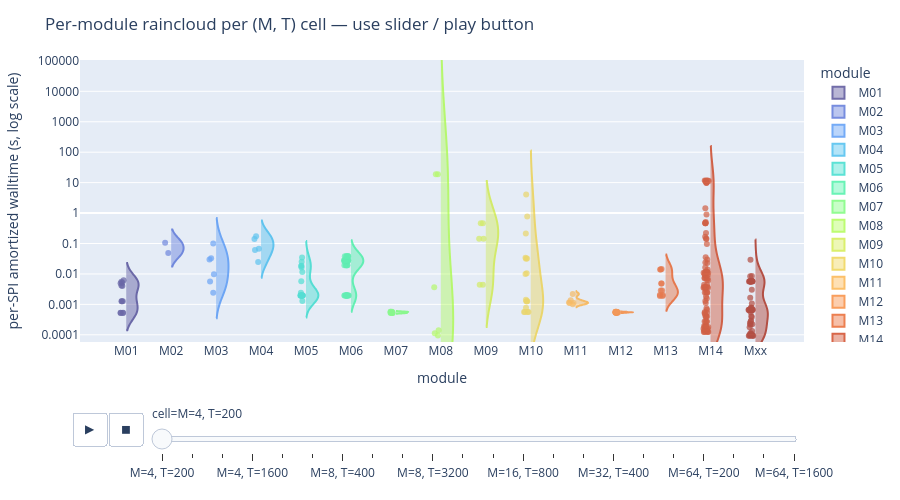

The notebook cell saved with this chart:
### Markdown cell above
### 3a. Per-module raincloud — animated across all cells

Slider/play scrubs through every (M, T) cell. Each frame is one cell; one half-violin + jittered SPI dots per module.

### Code cell
df_pos = df.loc[df["amortized_s"] > 0].copy()
df_cell = df_pos.assign(
    log_walltime_s=np.log10(df_pos["amortized_s"]),
)
cell_order = sorted(df_cell["cell"].unique(),
                    key=lambda s: (int(s.split(",")[0][2:]), int(s.split("T=")[1])))
module_order = [m for m in MODULE_ORDER if m in df_cell["module"].values]

# Pad (cell, module) combos so every animation frame keeps all modules on axis.
fill = []
for cell in cell_order:
    present = set(df_cell.loc[df_cell["cell"] == cell, "module"])
    for mod in module_order:
        if mod not in present:
            fill.append({"cell": cell, "module": mod, "spi": "",
                         "amortized_s": float("nan"), "log_walltime_s": float("nan"),
                         "M": None, "T": None})
if fill:
    df_cell = pd.concat([df_cell, pd.DataFrame(fill)], ignore_index=True)

exp_min = int(np.floor(df_cell["log_walltime_s"].min()))
exp_max = int(np.ceil(df_cell["log_walltime_s"].max()))
tickvals = list(range(exp_min, exp_max + 1))
ticktext = [f"{10**e:g}" for e in tickvals]

fig = px.violin(
    df_cell,
    y="log_walltime_s", x="module", color="module",
    color_discrete_map=MODULE_COLORS,
    animation_frame="cell",
    category_orders={"cell": cell_order, "module": module_order},
    hover_data={
        "spi": True, "M": True, "T": True,
        "amortized_s": ":.4f", "family": True,
        "module": False, "cell": False, "log_walltime_s": False,
    },
    points="all",
    height=500,
    width=900,
    range_y=[df_cell["log_walltime_s"].min() - 0.2,
             df_cell["log_walltime_s"].max() + 0.2],
)

style = {
    "side": "positive",
    "pointpos": -0.35,
    "jitter": 0.22,
    "width": 0.55,
    "meanline_visible": False,
    "box_visible": False,
    "marker": {"size": 6, "opacity": 0.72},
    "opacity": 0.72,
}
for trace in fig.data:
    trace.update(**style)
for frame in fig.frames:
    for trace in frame.data:
        trace.update(**style)

fig.update_layout(
    yaxis={
        "title": "per-SPI amortized walltime (s, log scale)",
        "tickmode": "array",
        "tickvals": tickvals,
        "ticktext": ticktext,
    },
    xaxis_title="module",
    title="Per-module raincloud per (M, T) cell — use slider / play button",
    legend_title_text="module",
    margin={"l": 80, "r": 20, "t": 60, "b": 80},
)
fig.show()

### Figure 1 — Plotly figure (JSON) as saved in the notebook; plotly's stock layout.template omitted (floating-point values rounded to 4 significant figures; data arrays with more than 128 entries replaced by an {"elided": "..."} marker saying what was removed)
{"data": [{"alignmentgroup": "True", "box": {"visible": false}, "customdata": [["phase_multitaper_mean_fs-1_fmin-0_fmax-0-5", 4, 200, 0.001261, "spectral", "M=4, T=200"], ["phase_multitaper_mean_fs-1_fmin-0_fmax-0-25", 4, 200, 0.001261, "spectral", "M=4, T=200"], ["phase_multitaper_mean_fs-1_fmin-0-25_fmax-0-5", 4, 200, 0.001261, "spectral", "M=4, T=200"], ["psi_multitaper_mean_fs-1_fmin-0_fmax-0-5", 4, 200, 0.006151, "spectral", "M=4, T=200"], ["psi_multitaper_mean_fs-1_fmin-0_fmax-0-25", 4, 200, 0.005137, "spectral", "M=4, T=200"], ["psi_multitaper_mean_fs-1_fmin-0-25_fmax-0-5", 4, 200, 0.004937, "spectral", "M=4, T=200"], ["pli_multitaper_mean_fs-1_fmin-0_fmax-0-25", 4, 200, 0.000517, "spectral", "M=4, T=200"], ["pli_multitaper_mean_fs-1_fmin-0-25_fmax-0-5", 4, 200, 0.000517, "spectral", "M=4, T=200"], ["wpli_multitaper_mean_fs-1_fmin-0_fmax-0-25", 4, 200, 0.0005308, "spectral", "M=4, T=200"], ["wpli_multitaper_mean_fs-1_fmin-0-25_fmax-0-5", 4, 200, 0.0005308, "spectral", "M=4, T=200"], ["gd_multitaper_delay_fs-1_fmin-0_fmax-0-5", 4, 200, 0.005565, "spectral", "M=4, T=200"], ["gd_multitaper_delay_fs-1_fmin-0_fmax-0-25", 4, 200, 0.004186, "spectral", "M=4, T=200"], ["gd_multitaper_delay_fs-1_fmin-0-25_fmax-0-5", 4, 200, 0.004017, "spectral", "M=4, T=200"]], "hovertemplate": "spi=%{customdata[0]}<br>M=%{customdata[1]}<br>T=%{customdata[2]}<br>amortized_s=%{customdata[3]:.4f}<br>family=%{customdata[4]}<extra></extra>", "jitter": 0.22, "legendgroup": "M01", "marker": {"color": "rgb(60, 54, 137)", "opacity": 0.72, "size": 6}, "meanline": {"visible": false}, "name": "M01", "offsetgroup": "M01", "opacity": 0.72, "orientation": "v", "pointpos": -0.35, "points": "all", "scalegroup": "True", "showlegend": true, "side": "positive", "type": "violin", "width": 0.55, "x": ["M01", "M01", "M01", "M01", "M01", "M01", "M01", "M01", "M01", "M01", "M01", "M01", "M01"], "x0": " ", "xaxis": "x", "y": [-2.899, -2.899, -2.899, -2.211, -2.289, -2.307, -3.287, -3.287, -3.275, -3.275, -2.255, -2.378, -2.396], "y0": " ", "yaxis": "y"}, {"alignmentgroup": "True", "box": {"visible": false}, "customdata": [["anm", 4, 200, 0.04828, "causal", "M=4, T=200"], ["cds", 4, 200, 0.105, "causal", "M=4, T=200"]], "hovertemplate": "spi=%{customdata[0]}<br>M=%{customdata[1]}<br>T=%{customdata[2]}<br>amortized_s=%{customdata[3]:.4f}<br>family=%{customdata[4]}<extra></extra>", "jitter": 0.22, "legendgroup": "M02", "marker": {"color": "rgb(68, 98, 211)", "opacity": 0.72, "size": 6}, "meanline": {"visible": false}, "name": "M02", "offsetgroup": "M02", "opacity": 0.72, "orientation": "v", "pointpos": -0.35, "points": "all", "scalegroup": "True", "showlegend": true, "side": "positive", "type": "violin", "width": 0.55, "x": ["M02", "M02"], "x0": " ", "xaxis": "x", "y": [-1.316, -0.9787], "y0": " ", "yaxis": "y"}, {"alignmentgroup": "True", "box": {"visible": false}, "customdata": [["cce_gaussian", 4, 200, 0.005622, "infotheory", "M=4, T=200"], ["cce_kozachenko", 4, 200, 0.02961, "infotheory", "M=4, T=200"], ["cce_kernel_W-0.5", 4, 200, 0.09928, "infotheory", "M=4, T=200"], ["di_gaussian", 4, 200, 0.00243, "infotheory", "M=4, T=200"], ["di_kozachenko", 4, 200, 0.009774, "infotheory", "M=4, T=200"], ["di_kernel_W-0.5", 4, 200, 0.03261, "infotheory", "M=4, T=200"]], "hovertemplate": "spi=%{customdata[0]}<br>M=%{customdata[1]}<br>T=%{customdata[2]}<br>amortized_s=%{customdata[3]:.4f}<br>family=%{customdata[4]}<extra></extra>", "jitter": 0.22, "legendgroup": "M03", "marker": {"color": "rgb(64, 139, 244)", "opacity": 0.72, "size": 6}, "meanline": {"visible": false}, "name": "M03", "offsetgroup": "M03", "opacity": 0.72, "orientation": "v", "pointpos": -0.35, "points": "all", "scalegroup": "True", "showlegend": true, "side": "positive", "type": "violin", "width": 0.55, "x": ["M03", "M03", "M03", "M03", "M03", "M03"], "x0": " ", "xaxis": "x", "y": [-2.25, -1.529, -1.003, -2.614, -2.01, -1.487], "y0": " ", "yaxis": "y"}, {"alignmentgroup": "True", "box": {"visible": false}, "customdata": [["te_kraskov_NN-4_k-max-10_tau-max-4", 4, 200, 0.1398, "infotheory", "M=4, T=200"], ["te_kraskov_NN-4_DCE_k-max-10_tau-max-4", 4, 200, 0.1743, "infotheory", "M=4, T=200"], ["te_kraskov_NN-4_DCE_k-2_kt-1_l-1_lt-1", 4, 200, 0.06718, "infotheory", "M=4, T=200"], ["te_kraskov_NN-4_DCE_k-1_kt-1_l-1_lt-1", 4, 200, 0.06134, "infotheory", "M=4, T=200"], ["te_kraskov_NN-4_k-1_kt-1_l-1_lt-1", 4, 200, 0.02454, "infotheory", "M=4, T=200"]], "hovertemplate": "spi=%{customdata[0]}<br>M=%{customdata[1]}<br>T=%{customdata[2]}<br>amortized_s=%{customdata[3]:.4f}<br>family=%{customdata[4]}<extra></extra>", "jitter": 0.22, "legendgroup": "M04", "marker": {"color": "rgb(45, 180, 236)", "opacity": 0.72, "size": 6}, "meanline": {"visible": false}, "name": "M04", "offsetgroup": "M04", "opacity": 0.72, "orientation": "v", "pointpos": -0.35, "points": "all", "scalegroup": "True", "showlegend": true, "side": "positive", "type": "violin", "width": 0.55, "x": ["M04", "M04", "M04", "M04", "M04"], "x0": " ", "xaxis": "x", "y": [-0.8546, -0.7587, -1.173, -1.212, -1.61], "y0": " ", "yaxis": "y"}, {"alignmentgroup": "True", "box": {"visible": false}, "customdata": [["si_gaussian_k-1", 4, 200, 0.002404, "infotheory", "M=4, T=200"], ["gc_gaussian_k-max-10_tau-max-2", 4, 200, 0.01864, "infotheory", "M=4, T=200"], ["gc_gaussian_k-1_kt-1_l-1_lt-1", 4, 200, 0.001295, "infotheory", "M=4, T=200"], ["te_symbolic_k-1_kt-1_l-1_lt-1", 4, 200, 0.005762, "infotheory", "M=4, T=200"], ["te_symbolic_k-10_kt-1_l-1_lt-1", 4, 200, 0.01814, "infotheory", "M=4, T=200"], ["phi_star_t-1_norm-0", 4, 200, 0.01616, "infotheory", "M=4, T=200"], ["phi_star_t-1_norm-1", 4, 200, 0.01152, "infotheory", "M=4, T=200"], ["phi_Geo_t-1_norm-0", 4, 200, 0.03438, "infotheory", "M=4, T=200"], ["phi_Geo_t-1_norm-1", 4, 200, 0.02493, "infotheory", "M=4, T=200"], ["sgc_parametric_mean_fs-1_fmin-0_fmax-0-5_order-None", 4, 200, 0.001956, "spectral", "M=4, T=200"], ["sgc_parametric_mean_fs-1_fmin-0_fmax-0-25_order-None", 4, 200, 0.001956, "spectral", "M=4, T=200"], ["sgc_parametric_mean_fs-1_fmin-0-25_fmax-0-5_order-None", 4, 200, 0.001956, "spectral", "M=4, T=200"], ["sgc_parametric_mean_fs-1_fmin-1e-05_fmax-0-5_order-1", 4, 200, 0.001956, "spectral", "M=4, T=200"], ["sgc_parametric_mean_fs-1_fmin-0_fmax-0-25_order-1", 4, 200, 0.001956, "spectral", "M=4, T=200"], ["sgc_parametric_mean_fs-1_fmin-0-25_fmax-0-5_order-1", 4, 200, 0.001956, "spectral", "M=4, T=200"], ["sgc_parametric_max_fs-1_fmin-1e-05_fmax-0-5_order-None", 4, 200, 0.001956, "spectral", "M=4, T=200"], ["sgc_parametric_max_fs-1_fmin-0_fmax-0-25_order-None", 4, 200, 0.001956, "spectral", "M=4, T=200"], ["sgc_parametric_max_fs-1_fmin-0-25_fmax-0-5_order-None", 4, 200, 0.001956, "spectral", "M=4, T=200"], ["sgc_parametric_max_fs-1_fmin-1e-05_fmax-0-5_order-1", 4, 200, 0.001956, "spectral", "M=4, T=200"], ["sgc_parametric_max_fs-1_fmin-0_fmax-0-25_order-1", 4, 200, 0.001956, "spectral", "M=4, T=200"], ["sgc_parametric_max_fs-1_fmin-0-25_fmax-0-5_order-1", 4, 200, 0.001956, "spectral", "M=4, T=200"]], "hovertemplate": "spi=%{customdata[0]}<br>M=%{customdata[1]}<br>T=%{customdata[2]}<br>amortized_s=%{customdata[3]:.4f}<br>family=%{customdata[4]}<extra></extra>", "jitter": 0.22, "legendgroup": "M05", "marker": {"color": "rgb(30, 216, 198)", "opacity": 0.72, "size": 6}, "meanline": {"visible": false}, "name": "M05", "offsetgroup": "M05", "opacity": 0.72, "orientation": "v", "pointpos": -0.35, "points": "all", "scalegroup": "True", "showlegend": true, "side": "positive", "type": "violin", "width": 0.55, "x": ["M05", "M05", "M05", "M05", "M05", "M05", "M05", "M05", "M05", "M05", "M05", "M05", "M05", "M05", "M05", "M05", "M05", "M05", "M05", "M05", "M05"], "x0": " ", "xaxis": "x", "y": [-2.619, -1.73, -2.888, -2.239, -1.741, -1.792, -1.938, -1.464, -1.603, -2.709, -2.709, -2.709, -2.709, -2.709, -2.709, -2.709, -2.709, -2.709, -2.709, -2.709, -2.709], "y0": " ", "yaxis": "y"}, {"alignmentgroup": "True", "box": {"visible": false}, "customdata": {"elided": "42x6 mixed values"}, "hovertemplate": "spi=%{customdata[0]}<br>M=%{customdata[1]}<br>T=%{customdata[2]}<br>amortized_s=%{customdata[3]:.4f}<br>family=%{customdata[4]}<extra></extra>", "jitter": 0.22, "legendgroup": "M06", "marker": {"color": "rgb(48, 239, 154)", "opacity": 0.72, "size": 6}, "meanline": {"visible": false}, "name": "M06", "offsetgroup": "M06", "opacity": 0.72, "orientation": "v", "pointpos": -0.35, "points": "all", "scalegroup": "True", "showlegend": true, "side": "positive", "type": "violin", "width": 0.55, "x": ["M06", "M06", "M06", "M06", "M06", "M06", "M06", "M06", "M06", "M06", "M06", "M06", "M06", "M06", "M06", "M06", "M06", "M06", "M06", "M06", "M06", "M06", "M06", "M06", "M06", "M06", "M06", "M06", "M06", "M06", "M06", "M06", "M06", "M06", "M06", "M06", "M06", "M06", "M06", "M06", "M06", "M06"], "x0": " ", "xaxis": "x", "y": [-1.59, -1.59, -1.59, -1.59, -1.59, -1.59, -1.551, -1.551, -1.551, -1.551, -1.551, -1.551, -1.717, -1.717, -1.717, -1.717, -1.717, -1.717, -1.548, -1.548, -1.548, -1.548, -1.548, -1.548, -1.421, -1.421, -1.421, -1.421, -1.421, -1.421, -2.709, -2.709, -2.709, -2.709, -2.709, -2.709, -2.709, -2.709, -2.709, -2.709, -2.709, -2.709], "y0": " ", "yaxis": "y"}, {"alignmentgroup": "True", "box": {"visible": false}, "customdata": [["pli_multitaper_max_fs-1_fmin-0_fmax-0-5", 4, 200, 0.000517, "spectral", "M=4, T=200"], ["pli_multitaper_max_fs-1_fmin-0_fmax-0-25", 4, 200, 0.000517, "spectral", "M=4, T=200"], ["pli_multitaper_max_fs-1_fmin-0-25_fmax-0-5", 4, 200, 0.000517, "spectral", "M=4, T=200"], ["wpli_multitaper_max_fs-1_fmin-0_fmax-0-5", 4, 200, 0.0005308, "spectral", "M=4, T=200"], ["wpli_multitaper_max_fs-1_fmin-0_fmax-0-25", 4, 200, 0.0005308, "spectral", "M=4, T=200"], ["wpli_multitaper_max_fs-1_fmin-0-25_fmax-0-5", 4, 200, 0.0005308, "spectral", "M=4, T=200"], ["dspli_multitaper_max_fs-1_fmin-0_fmax-0-5", 4, 200, 0.0005653, "spectral", "M=4, T=200"], ["dspli_multitaper_max_fs-1_fmin-0_fmax-0-25", 4, 200, 0.0005653, "spectral", "M=4, T=200"], ["dspli_multitaper_max_fs-1_fmin-0-25_fmax-0-5", 4, 200, 0.0005653, "spectral", "M=4, T=200"], ["dswpli_multitaper_max_fs-1_fmin-0_fmax-0-5", 4, 200, 0.0005718, "spectral", "M=4, T=200"], ["dswpli_multitaper_max_fs-1_fmin-0_fmax-0-25", 4, 200, 0.0005718, "spectral", "M=4, T=200"], ["dswpli_multitaper_max_fs-1_fmin-0-25_fmax-0-5", 4, 200, 0.0005718, "spectral", "M=4, T=200"]], "hovertemplate": "spi=%{customdata[0]}<br>M=%{customdata[1]}<br>T=%{customdata[2]}<br>amortized_s=%{customdata[3]:.4f}<br>family=%{customdata[4]}<extra></extra>", "jitter": 0.22, "legendgroup": "M07", "marker": {"color": "rgb(104, 252, 103)", "opacity": 0.72, "size": 6}, "meanline": {"visible": false}, "name": "M07", "offsetgroup": "M07", "opacity": 0.72, "orientation": "v", "pointpos": -0.35, "points": "all", "scalegroup": "True", "showlegend": true, "side": "positive", "type": "violin", "width": 0.55, "x": ["M07", "M07", "M07", "M07", "M07", "M07", "M07", "M07", "M07", "M07", "M07", "M07"], "x0": " ", "xaxis": "x", "y": [-3.287, -3.287, -3.287, -3.275, -3.275, -3.275, -3.248, -3.248, -3.248, -3.243, -3.243, -3.243], "y0": " ", "yaxis": "y"}, {"alignmentgroup": "True", "box": {"visible": false}, "customdata": [["psi_wavelet_mean_fs-1_fmin-0_fmax-0-5_mean", 4, 200, 18.75, "wavelet", "M=4, T=200"], ["psi_wavelet_mean_fs-1_fmin-0_fmax-0-25_mean", 4, 200, 18.77, "wavelet", "M=4, T=200"], ["psi_wavelet_mean_fs-1_fmin-0-25_fmax-0-5_mean", 4, 200, 0.003684, "wavelet", "M=4, T=200"], ["psi_wavelet_max_fs-1_fmin-0_fmax-0-5_max", 4, 200, 0.00014, "wavelet", "M=4, T=200"], ["psi_wavelet_max_fs-1_fmin-0_fmax-0-25_max", 4, 200, 0.000112, "wavelet", "M=4, T=200"], ["psi_wavelet_max_fs-1_fmin-0-25_fmax-0-5_max", 4, 200, 9.5e-05, "wavelet", "M=4, T=200"]], "hovertemplate": "spi=%{customdata[0]}<br>M=%{customdata[1]}<br>T=%{customdata[2]}<br>amortized_s=%{customdata[3]:.4f}<br>family=%{customdata[4]}<extra></extra>", "jitter": 0.22, "legendgroup": "M08", "marker": {"color": "rgb(164, 252, 59)", "opacity": 0.72, "size": 6}, "meanline": {"visible": false}, "name": "M08", "offsetgroup": "M08", "opacity": 0.72, "orientation": "v", "pointpos": -0.35, "points": "all", "scalegroup": "True", "showlegend": true, "side": "positive", "type": "violin", "width": 0.55, "x": ["M08", "M08", "M08", "M08", "M08", "M08"], "x0": " ", "xaxis": "x", "y": [1.273, 1.273, -2.434, -3.854, -3.951, -4.022], "y0": " ", "yaxis": "y"}, {"alignmentgroup": "True", "box": {"visible": false}, "customdata": [["bary_dtw_mean", 4, 200, 0.1441, "distance", "M=4, T=200"], ["bary_sgddtw_mean", 4, 200, 0.004449, "distance", "M=4, T=200"], ["bary_softdtw_mean", 4, 200, 0.4603, "distance", "M=4, T=200"], ["bary-sq_dtw_mean", 4, 200, 0.1441, "distance", "M=4, T=200"], ["bary-sq_sgddtw_mean", 4, 200, 0.004449, "distance", "M=4, T=200"], ["bary-sq_softdtw_mean", 4, 200, 0.4603, "distance", "M=4, T=200"]], "hovertemplate": "spi=%{customdata[0]}<br>M=%{customdata[1]}<br>T=%{customdata[2]}<br>amortized_s=%{customdata[3]:.4f}<br>family=%{customdata[4]}<extra></extra>", "jitter": 0.22, "legendgroup": "M09", "marker": {"color": "rgb(204, 234, 53)", "opacity": 0.72, "size": 6}, "meanline": {"visible": false}, "name": "M09", "offsetgroup": "M09", "opacity": 0.72, "orientation": "v", "pointpos": -0.35, "points": "all", "scalegroup": "True", "showlegend": true, "side": "positive", "type": "violin", "width": 0.55, "x": ["M09", "M09", "M09", "M09", "M09", "M09"], "x0": " ", "xaxis": "x", "y": [-0.8414, -2.352, -0.337, -0.8414, -2.352, -0.337], "y0": " ", "yaxis": "y"}, {"alignmentgroup": "True", "box": {"visible": false}, "customdata": [["xcorr_max_sig-True", 4, 200, 0.00143, "basic", "M=4, T=200"], ["dtw", 4, 200, 0.03137, "distance", "M=4, T=200"], ["dtw_constraint-itakura", 4, 200, 4.064, "distance", "M=4, T=200"], ["dtw_constraint-sakoe-chiba_radius-auto", 4, 200, 0.000777, "distance", "M=4, T=200"], ["softdtw", 4, 200, 0.2131, "distance", "M=4, T=200"], ["softdtw_constraint-itakura", 4, 200, 0.03431, "distance", "M=4, T=200"], ["softdtw_constraint-sakoe-chiba", 4, 200, 0.03231, "distance", "M=4, T=200"], ["lcss", 4, 200, 0.7765, "distance", "M=4, T=200"], ["lcss_constraint-itakura", 4, 200, 0.01057, "distance", "M=4, T=200"], ["lcss_constraint-sakoe-chiba", 4, 200, 0.009921, "distance", "M=4, T=200"], ["phase_multitaper_max_fs-1_fmin-0_fmax-0-5", 4, 200, 0.001261, "spectral", "M=4, T=200"], ["phase_multitaper_max_fs-1_fmin-0_fmax-0-25", 4, 200, 0.001261, "spectral", "M=4, T=200"], ["phase_multitaper_max_fs-1_fmin-0-25_fmax-0-5", 4, 200, 0.001261, "spectral", "M=4, T=200"], ["plv_multitaper_mean_fs-1_fmin-0_fmax-0-5", 4, 200, 0.0005625, "spectral", "M=4, T=200"], ["plv_multitaper_mean_fs-1_fmin-0_fmax-0-25", 4, 200, 0.0005625, "spectral", "M=4, T=200"], ["plv_multitaper_mean_fs-1_fmin-0-25_fmax-0-5", 4, 200, 0.0005625, "spectral", "M=4, T=200"], ["plv_multitaper_max_fs-1_fmin-0-25_fmax-0-5", 4, 200, 0.0005625, "spectral", "M=4, T=200"]], "hovertemplate": "spi=%{customdata[0]}<br>M=%{customdata[1]}<br>T=%{customdata[2]}<br>amortized_s=%{customdata[3]:.4f}<br>family=%{customdata[4]}<extra></extra>", "jitter": 0.22, "legendgroup": "M10", "marker": {"color": "rgb(236, 205, 57)", "opacity": 0.72, "size": 6}, "meanline": {"visible": false}, "name": "M10", "offsetgroup": "M10", "opacity": 0.72, "orientation": "v", "pointpos": -0.35, "points": "all", "scalegroup": "True", "showlegend": true, "side": "positive", "type": "violin", "width": 0.55, "x": ["M10", "M10", "M10", "M10", "M10", "M10", "M10", "M10", "M10", "M10", "M10", "M10", "M10", "M10", "M10", "M10", "M10"], "x0": " ", "xaxis": "x", "y": [-2.845, -1.503, 0.6089, -3.11, -0.6714, -1.465, -1.491, -0.1099, -1.976, -2.003, -2.899, -2.899, -2.899, -3.25, -3.25, -3.25, -3.25], "y0": " ", "yaxis": "y"}, {"alignmentgroup": "True", "box": {"visible": false}, "customdata": [["pec", 4, 200, 0.00218, "misc", "M=4, T=200"], ["pec_orth", 4, 200, 0.001162, "misc", "M=4, T=200"], ["pec_log", 4, 200, 0.001008, "misc", "M=4, T=200"], ["pec_orth_log", 4, 200, 0.001102, "misc", "M=4, T=200"], ["pec_orth_abs", 4, 200, 0.001365, "misc", "M=4, T=200"], ["pec_orth_log_abs", 4, 200, 0.00114, "misc", "M=4, T=200"]], "hovertemplate": "spi=%{customdata[0]}<br>M=%{customdata[1]}<br>T=%{customdata[2]}<br>amortized_s=%{customdata[3]:.4f}<br>family=%{customdata[4]}<extra></extra>", "jitter": 0.22, "legendgroup": "M11", "marker": {"color": "rgb(251, 168, 49)", "opacity": 0.72, "size": 6}, "meanline": {"visible": false}, "name": "M11", "offsetgroup": "M11", "opacity": 0.72, "orientation": "v", "pointpos": -0.35, "points": "all", "scalegroup": "True", "showlegend": true, "side": "positive", "type": "violin", "width": 0.55, "x": ["M11", "M11", "M11", "M11", "M11", "M11"], "x0": " ", "xaxis": "x", "y": [-2.662, -2.935, -2.997, -2.958, -2.865, -2.943], "y0": " ", "yaxis": "y"}, {"alignmentgroup": "True", "box": {"visible": false}, "customdata": {"elided": "26x6 mixed values"}, "hovertemplate": "spi=%{customdata[0]}<br>M=%{customdata[1]}<br>T=%{customdata[2]}<br>amortized_s=%{customdata[3]:.4f}<br>family=%{customdata[4]}<extra></extra>", "jitter": 0.22, "legendgroup": "M12", "marker": {"color": "rgb(247, 121, 31)", "opacity": 0.72, "size": 6}, "meanline": {"visible": false}, "name": "M12", "offsetgroup": "M12", "opacity": 0.72, "orientation": "v", "pointpos": -0.35, "points": "all", "scalegroup": "True", "showlegend": true, "side": "positive", "type": "violin", "width": 0.55, "x": ["M12", "M12", "M12", "M12", "M12", "M12", "M12", "M12", "M12", "M12", "M12", "M12", "M12", "M12", "M12", "M12", "M12", "M12", "M12", "M12", "M12", "M12", "M12", "M12", "M12", "M12"], "x0": " ", "xaxis": "x", "y": [-3.26, -3.26, -3.26, -3.26, -3.26, -3.26, -3.274, -3.274, -3.274, -3.274, -3.274, -3.274, -3.25, -3.25, -3.248, -3.248, -3.248, -3.243, -3.243, -3.243, -3.259, -3.259, -3.259, -3.259, -3.259, -3.259], "y0": " ", "yaxis": "y"}, {"alignmentgroup": "True", "box": {"visible": false}, "customdata": [["coint_johansen_max_eig_stat_order-0_ardiff-10", 4, 200, 0.004868, "misc", "M=4, T=200"], ["coint_johansen_trace_stat_order-0_ardiff-10", 4, 200, 0.004868, "misc", "M=4, T=200"], ["coint_johansen_max_eig_stat_order-0_ardiff-1", 4, 200, 0.001878, "misc", "M=4, T=200"], ["coint_johansen_trace_stat_order-0_ardiff-1", 4, 200, 0.001878, "misc", "M=4, T=200"], ["coint_johansen_max_eig_stat_order-1_ardiff-10", 4, 200, 0.002867, "misc", "M=4, T=200"], ["coint_johansen_trace_stat_order-1_ardiff-10", 4, 200, 0.002867, "misc", "M=4, T=200"], ["coint_johansen_max_eig_stat_order-1_ardiff-1", 4, 200, 0.002044, "misc", "M=4, T=200"], ["coint_johansen_trace_stat_order-1_ardiff-1", 4, 200, 0.002044, "misc", "M=4, T=200"], ["coint_aeg_tstat_trend-c_autolag-aic_maxlag-10", 4, 200, 0.01447, "misc", "M=4, T=200"], ["coint_aeg_tstat_trend-ct_autolag-aic_maxlag-10", 4, 200, 0.01397, "misc", "M=4, T=200"], ["coint_aeg_tstat_trend-ct_autolag-bic_maxlag-10", 4, 200, 0.01399, "misc", "M=4, T=200"]], "hovertemplate": "spi=%{customdata[0]}<br>M=%{customdata[1]}<br>T=%{customdata[2]}<br>amortized_s=%{customdata[3]:.4f}<br>family=%{customdata[4]}<extra></extra>", "jitter": 0.22, "legendgroup": "M13", "marker": {"color": "rgb(230, 78, 14)", "opacity": 0.72, "size": 6}, "meanline": {"visible": false}, "name": "M13", "offsetgroup": "M13", "opacity": 0.72, "orientation": "v", "pointpos": -0.35, "points": "all", "scalegroup": "True", "showlegend": true, "side": "positive", "type": "violin", "width": 0.55, "x": ["M13", "M13", "M13", "M13", "M13", "M13", "M13", "M13", "M13", "M13", "M13"], "x0": " ", "xaxis": "x", "y": [-2.313, -2.313, -2.726, -2.726, -2.542, -2.542, -2.689, -2.689, -1.84, -1.855, -1.854], "y0": " ", "yaxis": "y"}, {"alignmentgroup": "True", "box": {"visible": false}, "customdata": {"elided": "97x6 mixed values"}, "hovertemplate": "spi=%{customdata[0]}<br>M=%{customdata[1]}<br>T=%{customdata[2]}<br>amortized_s=%{customdata[3]:.4f}<br>family=%{customdata[4]}<extra></extra>", "jitter": 0.22, "legendgroup": "M14", "marker": {"color": "rgb(201, 44, 4)", "opacity": 0.72, "size": 6}, "meanline": {"visible": false}, "name": "M14", "offsetgroup": "M14", "opacity": 0.72, "orientation": "v", "pointpos": -0.35, "points": "all", "scalegroup": "True", "showlegend": true, "side": "positive", "type": "violin", "width": 0.55, "x": ["M14", "M14", "M14", "M14", "M14", "M14", "M14", "M14", "M14", "M14", "M14", "M14", "M14", "M14", "M14", "M14", "M14", "M14", "M14", "M14", "M14", "M14", "M14", "M14", "M14", "M14", "M14", "M14", "M14", "M14", "M14", "M14", "M14", "M14", "M14", "M14", "M14", "M14", "M14", "M14", "M14", "M14", "M14", "M14", "M14", "M14", "M14", "M14", "M14", "M14", "M14", "M14", "M14", "M14", "M14", "M14", "M14", "M14", "M14", "M14", "M14", "M14", "M14", "M14", "M14", "M14", "M14", "M14", "M14", "M14", "M14", "M14", "M14", "M14", "M14", "M14", "M14", "M14", "M14", "M14", "M14", "M14", "M14", "M14", "M14", "M14", "M14", "M14", "M14", "M14", "M14", "M14", "M14", "M14", "M14", "M14", "M14"], "x0": " ", "xaxis": "x", "y": [-3.395, -2.426, -3.565, -1.963, -3.852, -2.452, -3.907, -3.803, -3.395, -2.426, -3.565, -1.963, -3.852, -2.452, -3.907, -3.803, -3.395, -2.426, -3.565, -1.963, -3.852, -2.452, -3.907, -3.803, -3.395, -2.426, -3.565, -1.963, -3.852, -2.452, -3.907, -3.803, -3.13, -3.323, -2.737, -2.805, -3.714, -3.712, -3.712, -3.889, -3.893, -0.6514, -1.931, -1.014, -1.622, -1.638, -0.3185, -0.3385, 0.1591, -1.455, -0.7816, -2.608, -2.608, -0.8414, -2.352, -0.337, -2.608, -2.608, -0.8414, -2.352, -0.337, -1.854, 1.049, 1.049, 1.049, 0.9938, 0.9938, 0.9938, 1.07, 1.07, 1.07, -3.249, -2.892, -2.493, -3.69, -3.18, -2.958, -2.008, -1.525, -3.74, -2.192, -2.215, -2.031, -3.747, -1.921, -1.926, -2.034, -1.786, -3.287, -3.275, -2.142, -2.124, -2.123, -2.142, -2.066, -0.292, -0.04992], "y0": " ", "yaxis": "y"}, {"alignmentgroup": "True", "box": {"visible": false}, "customdata": {"elided": "58x6 mixed values"}, "hovertemplate": "spi=%{customdata[0]}<br>M=%{customdata[1]}<br>T=%{customdata[2]}<br>amortized_s=%{customdata[3]:.4f}<br>family=%{customdata[4]}<extra></extra>", "jitter": 0.22, "legendgroup": "Mxx", "marker": {"color": "rgb(160, 19, 1)", "opacity": 0.72, "size": 6}, "meanline": {"visible": false}, "name": "Mxx", "offsetgroup": "Mxx", "opacity": 0.72, "orientation": "v", "pointpos": -0.35, "points": "all", "scalegroup": "True", "showlegend": true, "side": "positive", "type": "violin", "width": 0.55, "x": ["Mxx", "Mxx", "Mxx", "Mxx", "Mxx", "Mxx", "Mxx", "Mxx", "Mxx", "Mxx", "Mxx", "Mxx", "Mxx", "Mxx", "Mxx", "Mxx", "Mxx", "Mxx", "Mxx", "Mxx", "Mxx", "Mxx", "Mxx", "Mxx", "Mxx", "Mxx", "Mxx", "Mxx", "Mxx", "Mxx", "Mxx", "Mxx", "Mxx", "Mxx", "Mxx", "Mxx", "Mxx", "Mxx", "Mxx", "Mxx", "Mxx", "Mxx", "Mxx", "Mxx", "Mxx", "Mxx", "Mxx", "Mxx", "Mxx", "Mxx", "Mxx", "Mxx", "Mxx", "Mxx", "Mxx", "Mxx", "Mxx", "Mxx"], "x0": " ", "xaxis": "x", "y": [-3.752, -3.873, -3.943, -3.979, -4.004, -3.996, -4.013, -4.027, -4.013, -4.032, -4.022, -3.975, -4.027, -4.036, -3.111, -3.177, -3.17, -3.18, -3.181, -3.197, -3.153, -3.173, -3.192, -3.185, -3.19, -3.193, -3.187, -3.179, -2.223, -2.251, -2.247, -2.246, -2.235, -2.246, -2.242, -2.242, -2.244, -2.243, -2.24, -2.25, -2.252, -2.252, -3.393, -3.559, -3.416, -3.529, -3.642, -3.668, -3.609, -3.656, -3.101, -2.972, -2.523, -2.072, -2.786, -2.074, -1.53, -3.26], "y0": " ", "yaxis": "y"}], "layout": {"height": 500, "legend": {"title": {"text": "module"}, "tracegroupgap": 0}, "margin": {"b": 80, "l": 80, "r": 20, "t": 60}, "sliders": [{"active": 0, "currentvalue": {"prefix": "cell="}, "len": 0.9, "pad": {"b": 10, "t": 60}, "steps": [{"args": [["M=4, T=200"], {"frame": {"duration": 0, "redraw": true}, "fromcurrent": true, "mode": "immediate", "transition": {"duration": 0, "easing": "linear"}}], "label": "M=4, T=200", "method": "animate"}, {"args": [["M=4, T=400"], {"frame": {"duration": 0, "redraw": true}, "fromcurrent": true, "mode": "immediate", "transition": {"duration": 0, "easing": "linear"}}], "label": "M=4, T=400", "method": "animate"}, {"args": [["M=4, T=800"], {"frame": {"duration": 0, "redraw": true}, "fromcurrent": true, "mode": "immediate", "transition": {"duration": 0, "easing": "linear"}}], "label": "M=4, T=800", "method": "animate"}, {"args": [["M=4, T=1600"], {"frame": {"duration": 0, "redraw": true}, "fromcurrent": true, "mode": "immediate", "transition": {"duration": 0, "easing": "linear"}}], "label": "M=4, T=1600", "method": "animate"}, {"args": [["M=4, T=3200"], {"frame": {"duration": 0, "redraw": true}, "fromcurrent": true, "mode": "immediate", "transition": {"duration": 0, "easing": "linear"}}], "label": "M=4, T=3200", "method": "animate"}, {"args": [["M=8, T=200"], {"frame": {"duration": 0, "redraw": true}, "fromcurrent": true, "mode": "immediate", "transition": {"duration": 0, "easing": "linear"}}], "label": "M=8, T=200", "method": "animate"}, {"args": [["M=8, T=400"], {"frame": {"duration": 0, "redraw": true}, "fromcurrent": true, "mode": "immediate", "transition": {"duration": 0, "easing": "linear"}}], "label": "M=8, T=400", "method": "animate"}, {"args": [["M=8, T=800"], {"frame": {"duration": 0, "redraw": true}, "fromcurrent": true, "mode": "immediate", "transition": {"duration": 0, "easing": "linear"}}], "label": "M=8, T=800", "method": "animate"}, {"args": [["M=8, T=1600"], {"frame": {"duration": 0, "redraw": true}, "fromcurrent": true, "mode": "immediate", "transition": {"duration": 0, "easing": "linear"}}], "label": "M=8, T=1600", "method": "animate"}, {"args": [["M=8, T=3200"], {"frame": {"duration": 0, "redraw": true}, "fromcurrent": true, "mode": "immediate", "transition": {"duration": 0, "easing": "linear"}}], "label": "M=8, T=3200", "method": "animate"}, {"args": [["M=16, T=200"], {"frame": {"duration": 0, "redraw": true}, "fromcurrent": true, "mode": "immediate", "transition": {"duration": 0, "easing": "linear"}}], "label": "M=16, T=200", "method": "animate"}, {"args": [["M=16, T=400"], {"frame": {"duration": 0, "redraw": true}, "fromcurrent": true, "mode": "immediate", "transition": {"duration": 0, "easing": "linear"}}], "label": "M=16, T=400", "method": "animate"}, {"args": [["M=16, T=800"], {"frame": {"duration": 0, "redraw": true}, "fromcurrent": true, "mode": "immediate", "transition": {"duration": 0, "easing": "linear"}}], "label": "M=16, T=800", "method": "animate"}, {"args": [["M=16, T=1600"], {"frame": {"duration": 0, "redraw": true}, "fromcurrent": true, "mode": "immediate", "transition": {"duration": 0, "easing": "linear"}}], "label": "M=16, T=1600", "method": "animate"}, {"args": [["M=32, T=200"], {"frame": {"duration": 0, "redraw": true}, "fromcurrent": true, "mode": "immediate", "transition": {"duration": 0, "easing": "linear"}}], "label": "M=32, T=200", "method": "animate"}, {"args": [["M=32, T=400"], {"frame": {"duration": 0, "redraw": true}, "fromcurrent": true, "mode": "immediate", "transition": {"duration": 0, "easing": "linear"}}], "label": "M=32, T=400", "method": "animate"}, {"args": [["M=32, T=800"], {"frame": {"duration": 0, "redraw": true}, "fromcurrent": true, "mode": "immediate", "transition": {"duration": 0, "easing": "linear"}}], "label": "M=32, T=800", "method": "animate"}, {"args": [["M=32, T=1600"], {"frame": {"duration": 0, "redraw": true}, "fromcurrent": true, "mode": "immediate", "transition": {"duration": 0, "easing": "linear"}}], "label": "M=32, T=1600", "method": "animate"}, {"args": [["M=64, T=200"], {"frame": {"duration": 0, "redraw": true}, "fromcurrent": true, "mode": "immediate", "transition": {"duration": 0, "easing": "linear"}}], "label": "M=64, T=200", "method": "animate"}, {"args": [["M=64, T=400"], {"frame": {"duration": 0, "redraw": true}, "fromcurrent": true, "mode": "immediate", "transition": {"duration": 0, "easing": "linear"}}], "label": "M=64, T=400", "method": "animate"}, {"args": [["M=64, T=800"], {"frame": {"duration": 0, "redraw": true}, "fromcurrent": true, "mode": "immediate", "transition": {"duration": 0, "easing": "linear"}}], "label": "M=64, T=800", "method": "animate"}, {"args": [["M=64, T=1600"], {"frame": {"duration": 0, "redraw": true}, "fromcurrent": true, "mode": "immediate", "transition": {"duration": 0, "easing": "linear"}}], "label": "M=64, T=1600", "method": "animate"}], "x": 0.1, "xanchor": "left", "y": 0, "yanchor": "top"}], "title": {"text": "Per-module raincloud per (M, T) cell — use slider / play button"}, "updatemenus": [{"buttons": [{"args": [null, {"frame": {"duration": 500, "redraw": true}, "fromcurrent": true, "mode": "immediate", "transition": {"duration": 500, "easing": "linear"}}], "label": "&#9654;", "method": "animate"}, {"args": [[null], {"frame": {"duration": 0, "redraw": true}, "fromcurrent": true, "mode": "immediate", "transition": {"duration": 0, "easing": "linear"}}], "label": "&#9724;", "method": "animate"}], "direction": "left", "pad": {"r": 10, "t": 70}, "showactive": false, "type": "buttons", "x": 0.1, "xanchor": "right", "y": 0, "yanchor": "top"}], "violinmode": "overlay", "width": 900, "xaxis": {"anchor": "y", "categoryarray": ["M01", "M02", "M03", "M04", "M05", "M06", "M07", "M08", "M09", "M10", "M11", "M12", "M13", "M14", "Mxx"], "categoryorder": "array", "domain": [0, 1], "title": {"text": "module"}}, "yaxis": {"anchor": "x", "domain": [0, 1], "range": [-4.236, 5.029], "tickmode": "array", "ticktext": ["1e-05", "0.0001", "0.001", "0.01", "0.1", "1", "10", "100", "1000", "10000", "100000"], "tickvals": [-5, -4, -3, -2, -1, 0, 1, 2, 3, 4, 5], "title": {"text": "per-SPI amortized walltime (s, log scale)"}}}}
